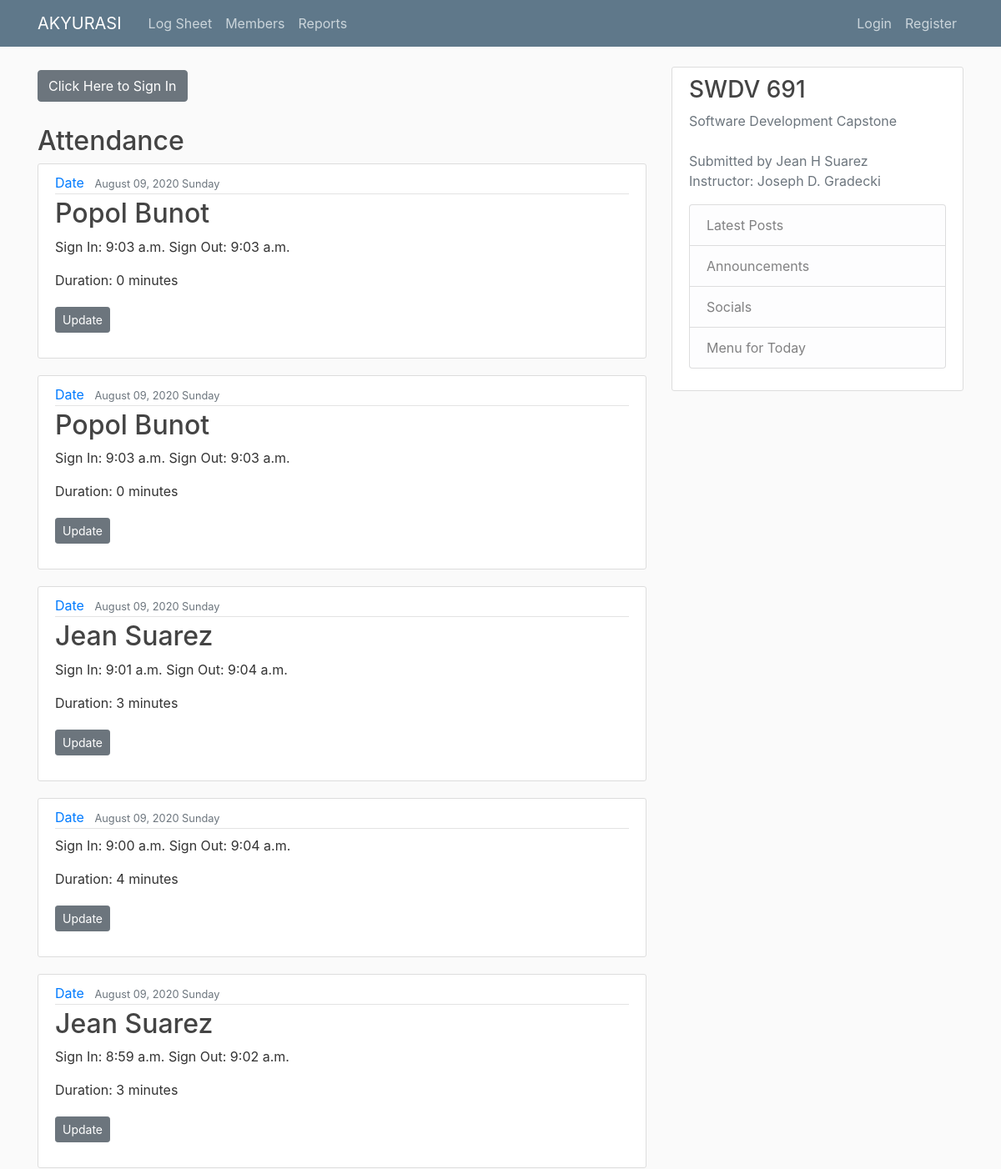
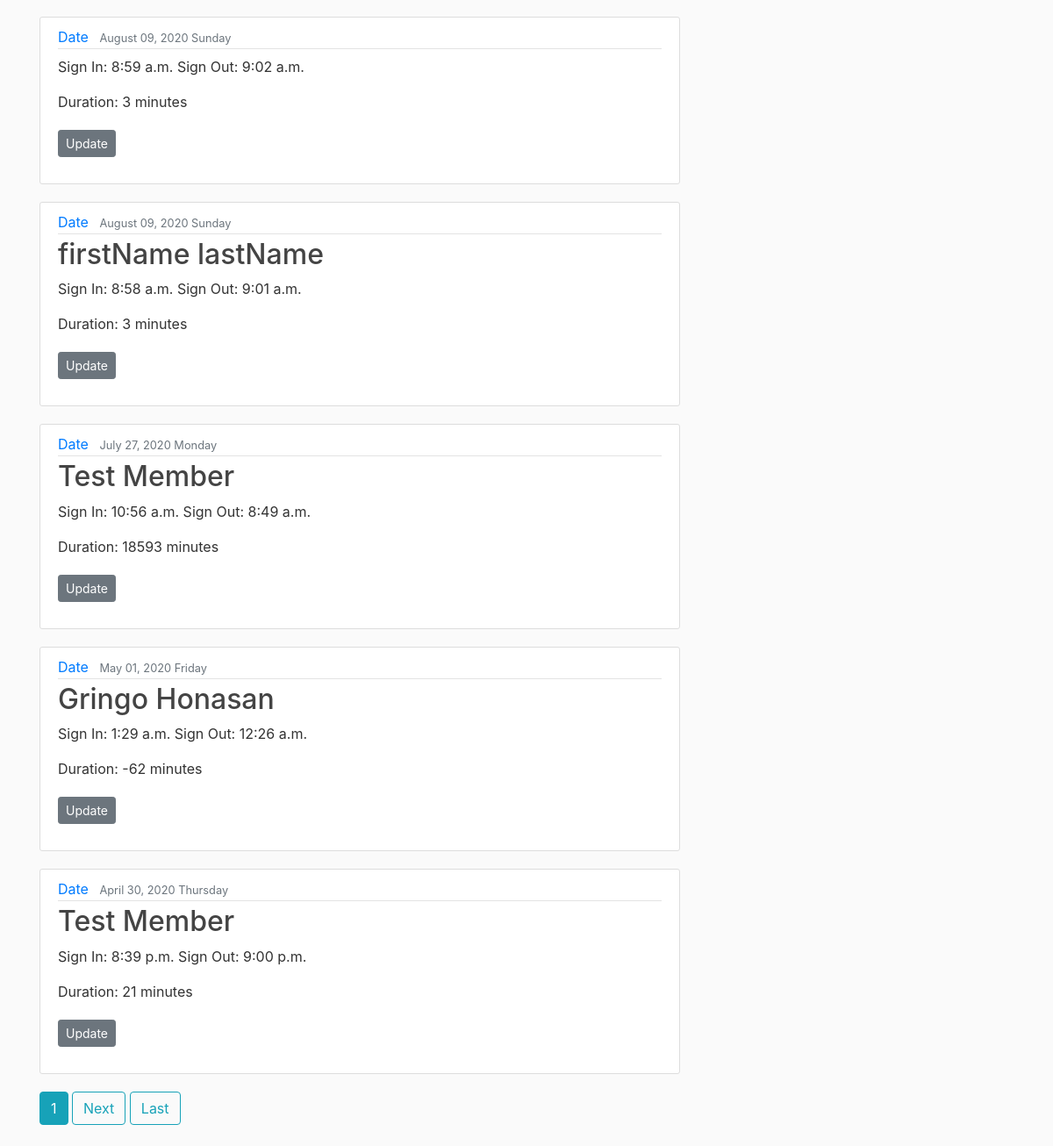
Before: /logsheet/ with the older database file (2 pictures, top to bottom).
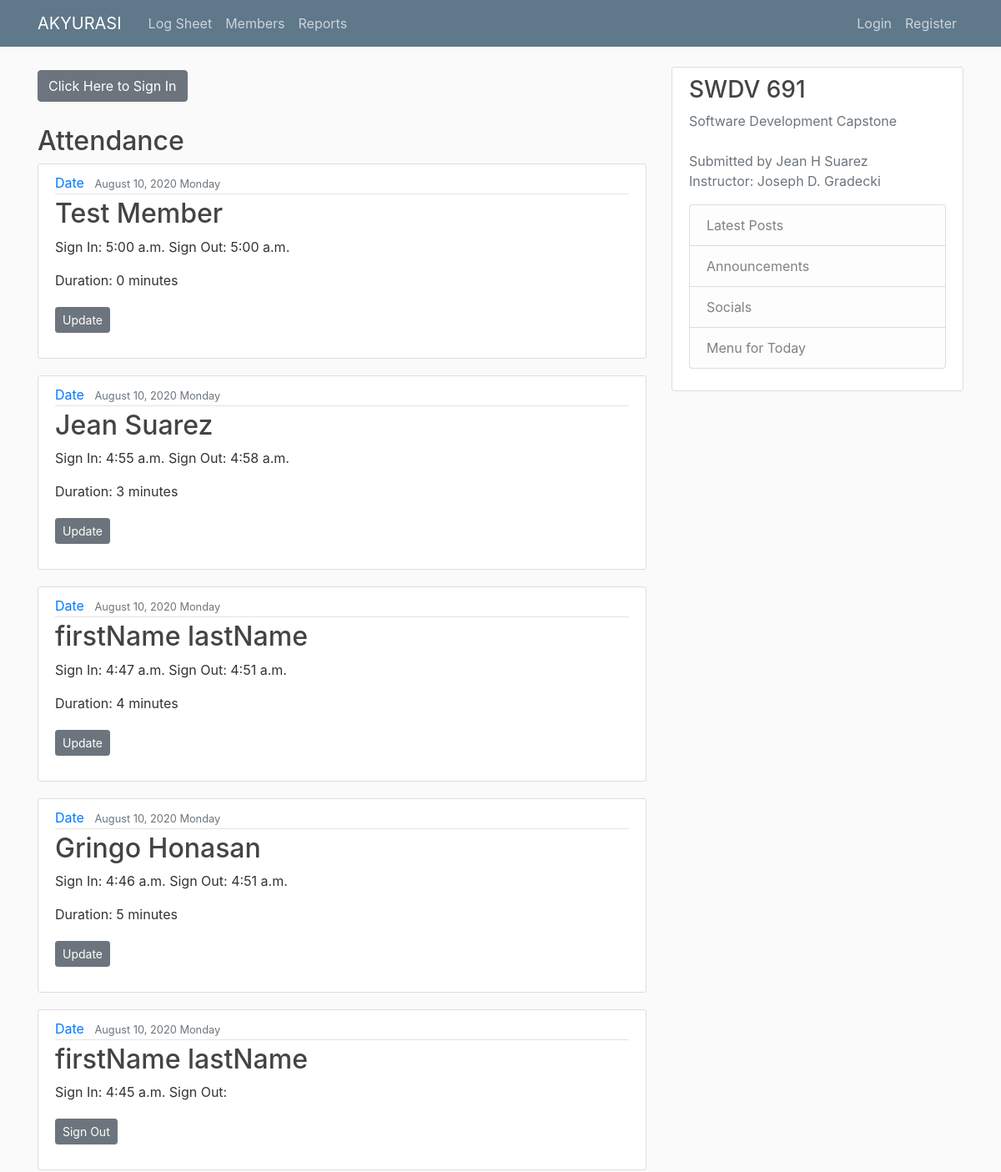
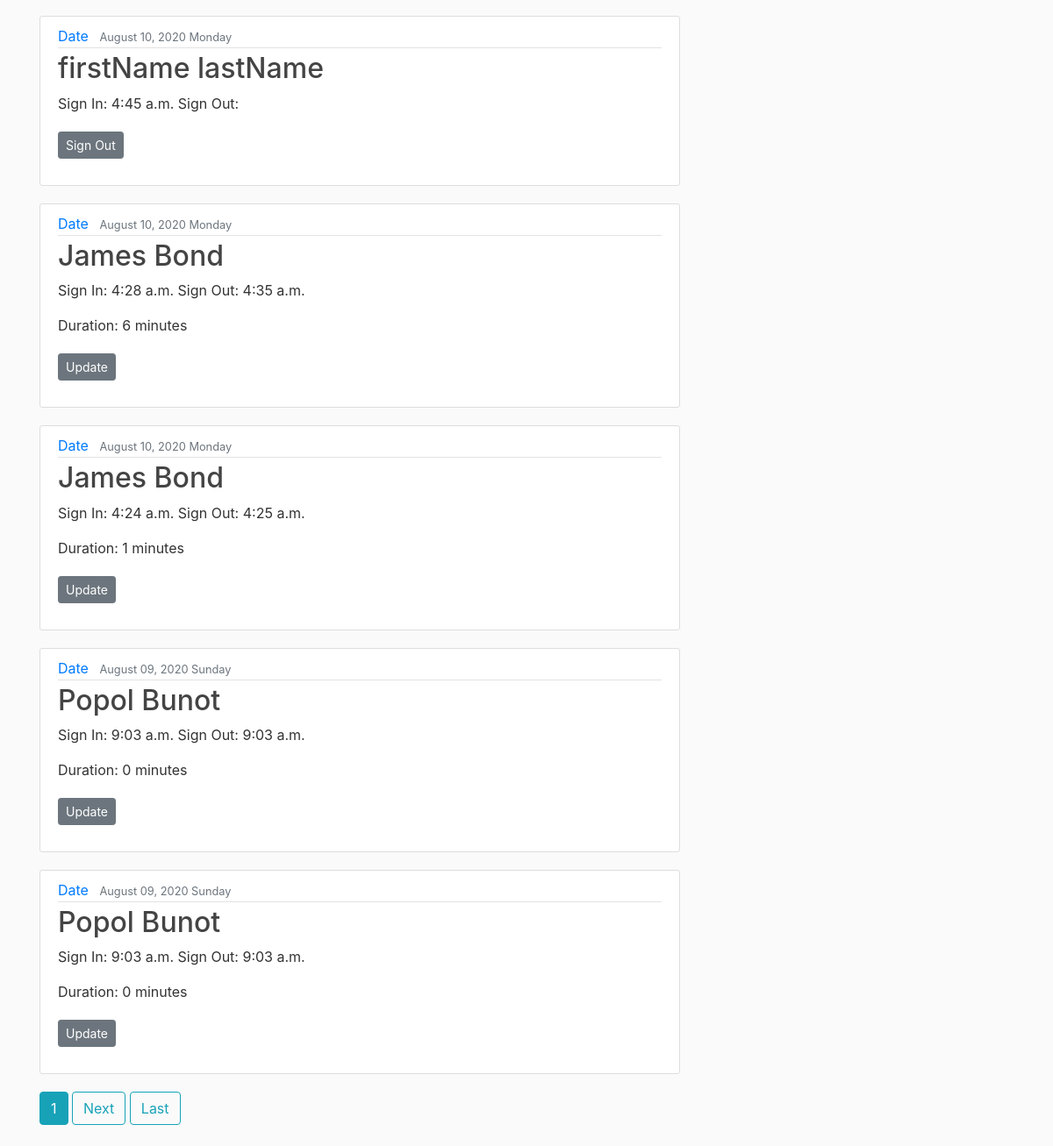
After: the same page with the newer database file (2 pictures, top to bottom).
### logsheet/models.py (models this page shows, shortened)
class LogPost(models.Model):
    member = models.ForeignKey(Member, on_delete=models.CASCADE)
    signIn = models.DateTimeField(default=timezone.now)
    signOut = models.DateTimeField(null=True, blank=True)
    duration =  models.FloatField(null=True, blank=True)

### persons/models.py (models this page shows)
class Person(models.Model):
    image = models.ImageField(default='default.jpg', upload_to='profile_pics')
    ssn = models.CharField(max_length=10)
    birthDate = models.DateTimeField(null=True, blank=True)

class Member(Person):
    firstName = models.CharField(max_length=20)
    middleName = models.CharField(max_length=20, null=True, blank=True)
    lastName = models.CharField(max_length=20)
    diagnosis = models.CharField(max_length=100)
    intakeDate = models.DateTimeField(default=timezone.now)
    psychEval = models.TextField(null=True, blank=True)
    notes = models.TextField(null=True, blank=True)
    dischargeDate = models.DateTimeField(null=True, blank=True)
    def __str__(self):
        return f'{self.firstName} {self.lastName}'

### logsheet/views.py (the view)
# urls.py: path('', PostListView.as_view(), name='logsheet-home'),
class PostListView(ListView):
    model = LogPost
    template_name ='logsheet/home.html' # <app>/<model>_<viewtype>.html
    context_object_name = 'logposts'
    ordering = ['-signIn']
    paginate_by = 10

### logsheet/templates/logsheet/home.html (shortened to what this page needs)
{% extends "logsheet/base.html" %}
{% block content %}
<a class="btn btn-secondary btn-med mt-1 mb-1" href="{% url 'logpost-create' %}">Click Here to Sign In</a>
<br>
<br>
<h2>Attendance</h2>
	{% for logpost in logposts %}
        <article class="media content-section">
          <div class="media-body">
            <div class="article-metadata">
              <a class="mr-2" href="#">Date</a>
              <small class="text-muted">{{logpost.signIn|date:"F d, Y l" }}</small>
            </div>
			<h2><a class="article-title" href="{% url 'logpost-detail' logpost.id%}">{{ logpost.member }}</a></h2>
			<p class="article-content">Sign In: {{ logpost.signIn|date:"g:i a" }} Sign Out: {{ logpost.signOut|date:"g:i a" }}</p>
			{% if logpost.signOut %}
				<p class="article-content">Duration: {{ logpost.duration|floatformat:"0" }} minutes</p>
				<p><a class="btn btn-secondary btn-sm mt-1 mb-1" href="{% url 'logpost-detail' logpost.id%}">Update</a></p>
			{% else %}
				<p><a class="btn btn-secondary btn-sm mt-1 mb-1" href="{% url 'logpost-detail' logpost.id%}">Sign Out</a></p>
			{% endif %}
          </div>
        </article>
    {% endfor %}
		{% if is_paginated %}
        {% for num in page_obj.paginator.page_range %}
				    {% if page_obj.number == num %}
						    <a class="btn btn-info mb-4" href="?page={{ num }}">{{ num }}</a>
						{% elif num > page_obj.number|add:'-3' and num > page_obj.number|add:'3' %}
						    <a class="btn btn-outline-info mb-4" href="?page={{ num }}">{{ num }}</a>
						{% endif %}
				{% endfor %}
				{% if page_obj.has_next %}
			    <a class="btn btn-outline-info mb-4" href="?page={{page_obj.next_page_number }}">Next</a>
					<a class="btn btn-outline-info mb-4" href="?page={{ page_obj.paginator.num_pages }}"">Last</a>
		    {% endif %}
		{% endif %}
{% endblock %}

Changed rows visible on the page:
no longer on this page (row unchanged): LogPost: signIn "August 09, 2020 Sunday", member "Jean Suarez", signIn "9:01 a.m.", signOut "9:04 a.m.", duration "3"
no longer on this page (row unchanged): LogPost: signIn "August 09, 2020 Sunday", signIn "9:00 a.m.", signOut "9:04 a.m.", duration "4"
no longer on this page (row unchanged): LogPost: signIn "August 09, 2020 Sunday", member "Jean Suarez", signIn "8:59 a.m.", signOut "9:02 a.m.", duration "3"
no longer on this page (row unchanged): LogPost: signIn "August 09, 2020 Sunday", signIn "8:59 a.m.", signOut "9:02 a.m.", duration "3"
no longer on this page (row unchanged): LogPost: signIn "August 09, 2020 Sunday", member "firstName lastName", signIn "8:58 a.m.", signOut "9:01 a.m.", duration "3"
no longer on this page (row unchanged): LogPost: signIn "July 27, 2020 Monday", member "Test Member", signIn "10:56 a.m.", signOut "8:49 a.m.", duration "18593"
no longer on this page (row unchanged): LogPost: signIn "May 01, 2020 Friday", member "Gringo Honasan", signIn "1:29 a.m.", signOut "12:26 a.m.", duration "-62"
no longer on this page (row unchanged): LogPost: signIn "April 30, 2020 Thursday", member "Test Member", signIn "8:39 p.m.", signOut "9:00 p.m.", duration "21"
added LogPost: signIn "August 10, 2020 Monday", member "Test Member", signIn "5:00 a.m.", signOut "5:00 a.m.", duration "0"
added LogPost: signIn "August 10, 2020 Monday", member "Jean Suarez", signIn "4:55 a.m.", signOut "4:58 a.m.", duration "3"
added LogPost: signIn "August 10, 2020 Monday", member "firstName lastName", signIn "4:47 a.m.", signOut "4:51 a.m.", duration "4"
added LogPost: signIn "August 10, 2020 Monday", member "Gringo Honasan", signIn "4:46 a.m.", signOut "4:51 a.m.", duration "5"
added LogPost: signIn "August 10, 2020 Monday", member "firstName lastName", signIn "4:45 a.m.", shows "Sign Out"
added LogPost: signIn "August 10, 2020 Monday", member "firstName lastName", signIn "4:45 a.m.", shows "Sign Out"
added LogPost: signIn "August 10, 2020 Monday", member "James Bond", signIn "4:28 a.m.", signOut "4:35 a.m.", duration "6"
added LogPost: signIn "August 10, 2020 Monday", member "James Bond", signIn "4:24 a.m.", signOut "4:25 a.m.", duration "1"
